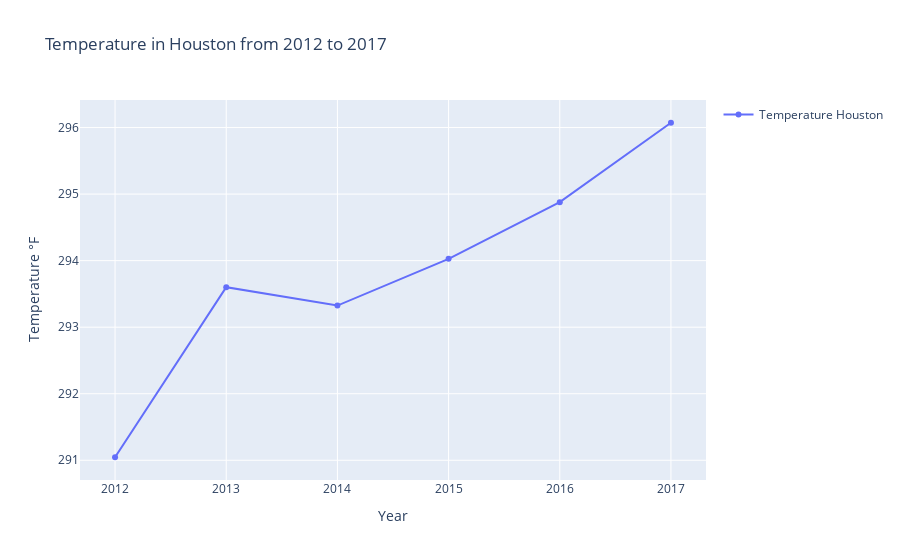

The notebook cell saved with this chart:
### Markdown cell above
#### Graphic where show the average temperature from 2012 to 2017

### Code cell
#Get the rsult of the function linear_graphic
fig = linear_graphic(dataframes['temperature_WH'],'Houston')
fig.update_layout(
    title="Temperature in Houston from 2012 to 2017",
    xaxis_title="Year",
    yaxis_title="Temperature °F",
    showlegend=True
)
fig.show()

### Figure 1 — Plotly figure (JSON) as saved in the notebook; plotly's stock layout.template omitted (floating-point values rounded to 4 significant figures)
{"data": [{"mode": "lines+markers", "name": "Temperature Houston", "type": "scatter", "x": [2012, 2013, 2014, 2015, 2016, 2017], "y": [291.0, 293.6, 293.3, 294.0, 294.9, 296.1]}], "layout": {"showlegend": true, "title": {"text": "Temperature in Houston from 2012 to 2017"}, "xaxis": {"title": {"text": "Year"}}, "yaxis": {"title": {"text": "Temperature °F"}}}}
